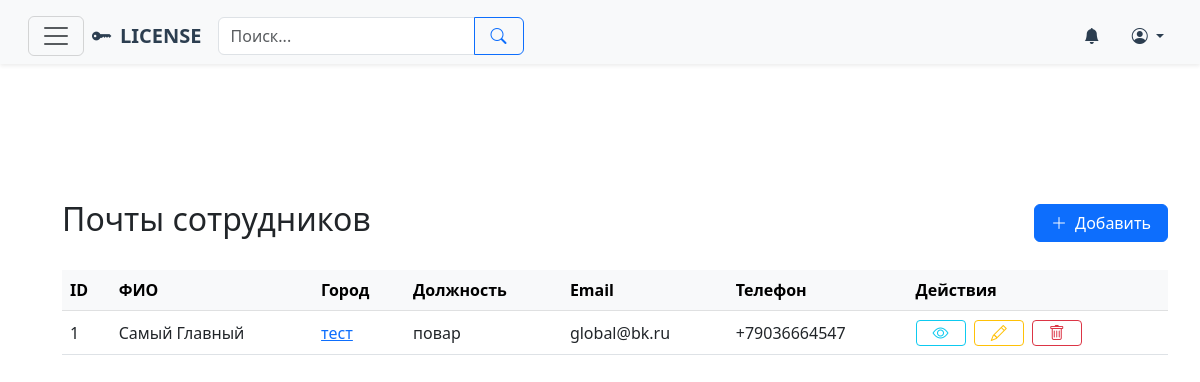
Page /contact-persons/ on the committed database.
### licen/models.py (models this page shows, shortened)
class ContactPerson(models.Model):
    city = models.ForeignKey(
        City,
        on_delete=models.CASCADE,
        related_name='contact_persons',
        verbose_name=_('Город')
    )
    full_name = models.CharField(max_length=255, verbose_name=_('ФИО'))
    position = models.CharField(max_length=255, verbose_name=_('Должность'))
    phone_number = models.CharField(
        max_length=20,
        validators=[RegexValidator(r'^\+?1?\d{9,15}$')],
        verbose_name=_('Номер телефона')
    )
    email = models.EmailField(verbose_name=_('Email'))
    email_password = models.CharField(
        max_length=255,
        verbose_name=_('Пароль от почты'),
        help_text=_('Введите пароль или зашифрованное значение')
    )
    class Meta:
        verbose_name = _('Контактное лицо')
        verbose_name_plural = _('Контактные лица')
        ordering = ['full_name']

class TimestampModel(models.Model):
    created_at = models.DateTimeField(auto_now_add=True, verbose_name=_('Дата создания'))
    updated_at = models.DateTimeField(auto_now=True, verbose_name=_('Дата обновления'))
    class Meta:
        abstract = True

class City(TimestampModel):
    name = models.CharField(max_length=100, unique=True, verbose_name=_('Название города'))
    class Meta:
        verbose_name = _('Город')
        verbose_name_plural = _('Города')
        ordering = ['name']

### licen/views.py (the view)
# urls.py: path('contact-persons/', contact_person_list, name='contact-person-list'),
def contact_person_list(request):
    persons = ContactPerson.objects.all().select_related('city')
    return render(request, 'licen/contact_person/contact_person_list.html', {
        'persons': persons,
        'title': 'Контактные лица'
    })

### licen/context_processors.py (called while the page is built, shortened)
def get_breadcrumbs(request):
    breadcrumbs = []
    breadcrumbs.append({
        'name': _('Города'),
        'url': reverse('city-list')
    })
    return {'breadcrumbs': breadcrumbs}

### licen/templates/licen/contact_person/contact_person_list.html (shortened to what this page needs)
{% extends "base.html" %}
{% block content %}
<div class="container mt-5">
    <div class="d-flex justify-content-between align-items-center mb-4">
        <h2>Почты сотрудников</h2>
        <a href="{% url 'contact-person-create' %}" class="btn btn-primary d-flex align-items-center gap-2">
            <i class="bi bi-plus-lg"></i> Добавить
        </a>
    </div>
    {% if persons %}
    <div class="table-responsive d-none d-md-block">
        <table class="table table-hover align-middle">
            <thead class="table-light">
                <tr>
                    <th>ID</th>
                    <th>ФИО</th>
                    <th>Город</th>
                    <th>Должность</th>
                    <th>Email</th>
                    <th>Телефон</th>
                    <th>Действия</th>
                </tr>
            </thead>
            <tbody>
                {% for person in persons %}
                <tr>
                    <td>{{ person.id }}</td>
                    <td>{{ person.full_name }}</td>
                    <td><a href="{% url 'city-detail' person.city.id %}">{{ person.city.name }}</a></td>
                    <td>{{ person.position }}</td>
                    <td>{{ person.email }}</td>
                    <td>{{ person.phone_number }}</td>
                    <td class="text-nowrap">
                        <a href="{% url 'contact-person-detail' person.id %}" class="btn btn-sm btn-outline-info me-1"><i class="bi bi-eye"></i></a>
                        <a href="{% url 'contact-person-update' person.id %}" class="btn btn-sm btn-outline-warning me-1"><i class="bi bi-pencil"></i></a>
                        <a href="{% url 'contact-person-delete' person.id %}" class="btn btn-sm btn-outline-danger"><i class="bi bi-trash"></i></a>
                    </td>
                </tr>
                {% endfor %}
            </tbody>
        </table>
    </div>
    {% else %}
    <div class="alert alert-info">Нет сотрудников в базе</div>
    {% endif %}
</div>
{% endblock %}

### licen/templates/base.html (style rules this page uses)
.table thead th { background-color: #f8f9fa; }
.btn { padding-left: 1rem; padding-right: 1rem; }
.btn i { display: flex; align-items: center; }
.btn-sm i { font-size: 1rem; }

### rows in the picture
ContactPerson: id "1", full_name "Самый Главный", city.name "тест", position "повар", email "global@bk.ru", phone_number "+79036664547"
